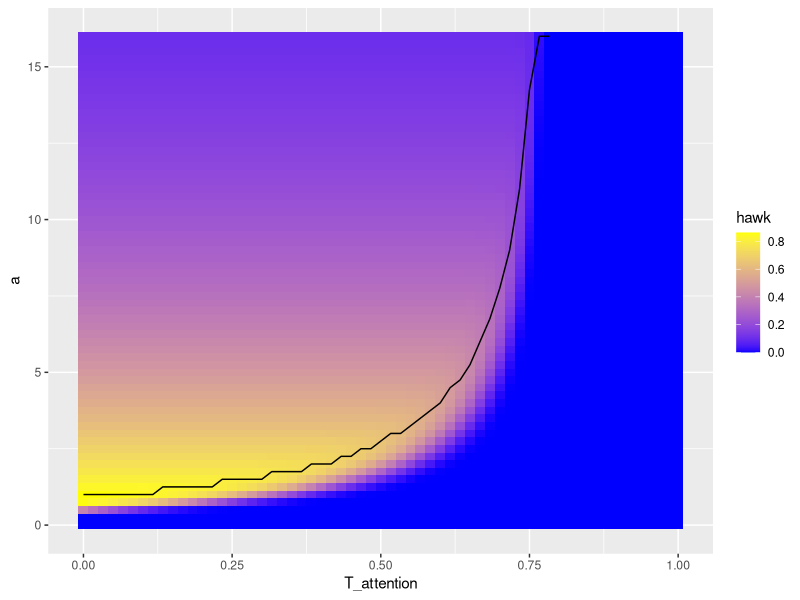
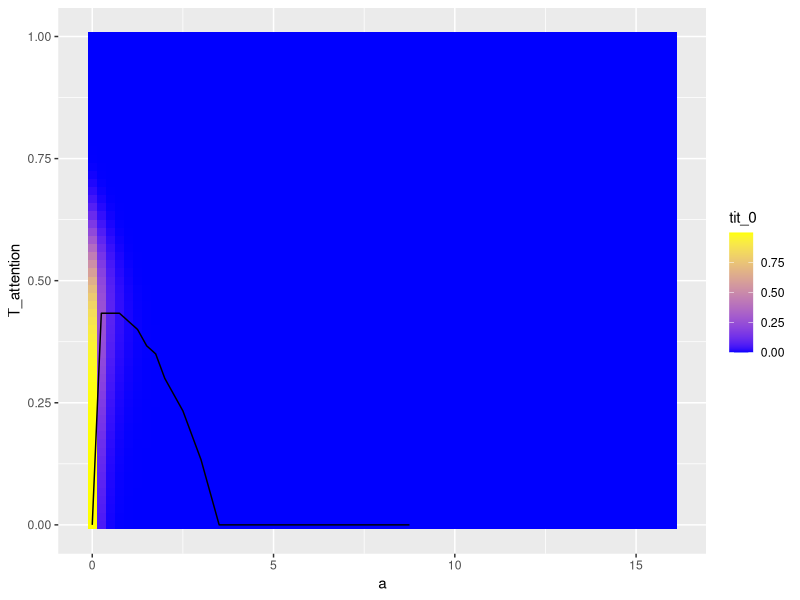
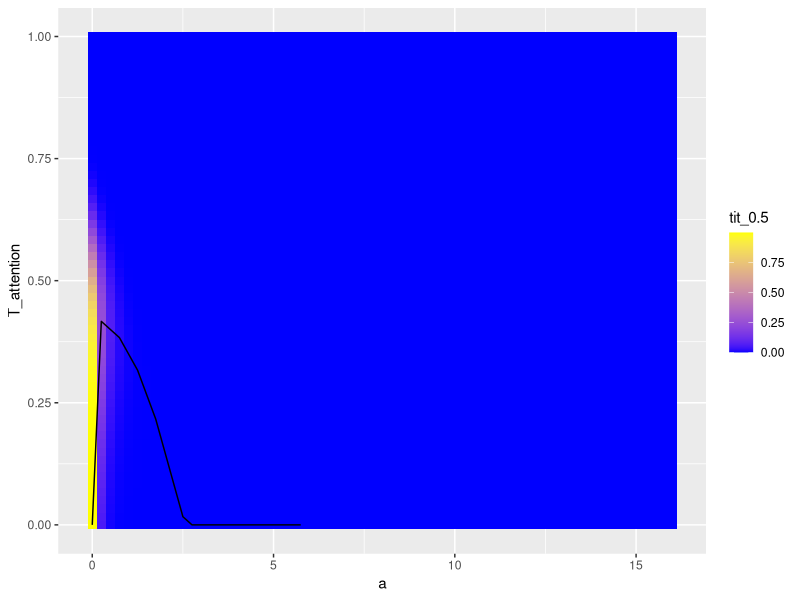
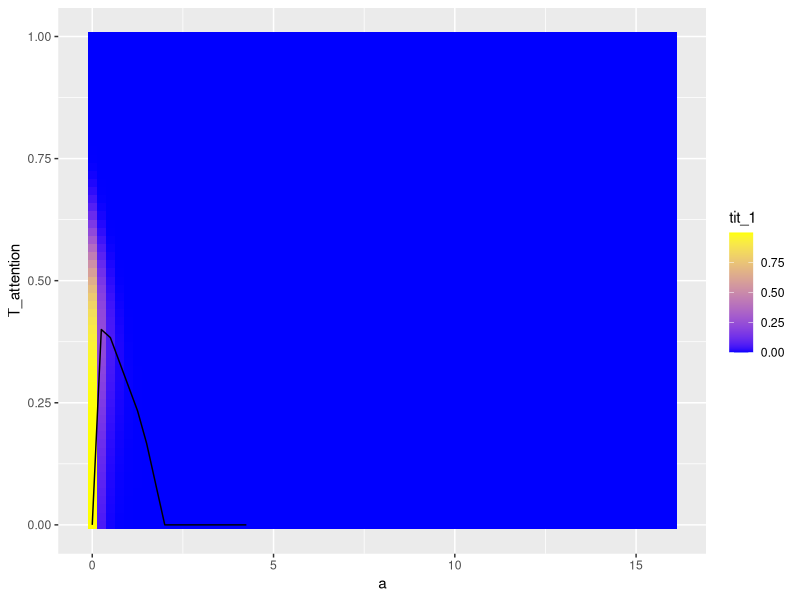
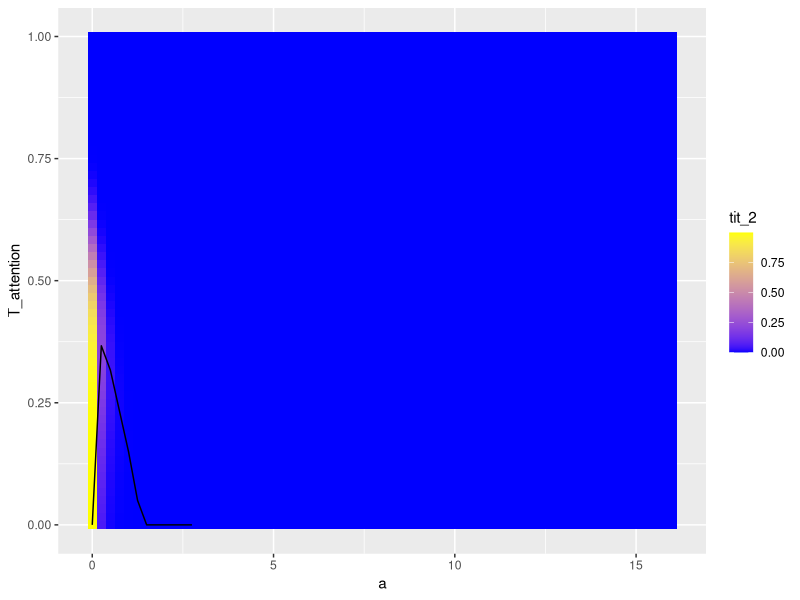

The R script that drew these images, in order:
# sparrow_hawk_great_tit

library(fields)
library(ggplot2)
library(dplyr)

rm(list=ls())

# param definition ----
# duration in days
days <- 180
# time steps per day
# nights are not listed as steps but they take place and have duration of half 
# the time steps the not night hours have (see step_num)
step_num <- 8
# Hawk attacks per time step
a <- NA
# additional false hawk attack rate based on a
a_false <- NA
# prob mortal injury/attack for hawk
i <- 0.0001
# attention tit pays to hawks (strength of anti-predator behavior)
T_attention <- NA
# predators/prey ratio
r <- 0.01

# time steps of hunting/day
#H_hunt <- 12
# max fasting time steps
H_hunger_max <- 24
T_hunger_max <- 18

# hunger states assumed at simulation start
H_hunger_start <- 1
T_hunger_start <- 1

# model hawk ----
# higher T_attention, higher H_fail_eat (hawk fails to eat per time step)
# lower a (hawk attacks per time step), higher H_fail_eat
# base_success is the success a hawk has when a tit pays zero attention
H_fail_eat <- function(T_attention, a){
  base_success <- 0.6
  attention_weight <- 0.75
  res <- base_success - (attention_weight * T_attention)
  if (res < 0){
    res <- 0
  }
  return((1 - res)^a)
}


# # check function output
# atk <- 0:10
# atten <- 0:10/10
# df <- matrix(ncol = length(atk), nrow = length(atten))
# for (co in 1:length(atk)){
#   for (ro in 1:length(atten)){
#     df[ro, co] <- H_fail_eat(atten[ro], atk[co])
#   }
# }

# chance to not die due to starvation for a hawk
H_enough_food <- function(T_attention, a, step_num, days, H_hunger_max, 
                          H_hunger_start){
  steps <- days * step_num
  night <- step_num / 2
  memo <- matrix(nrow = steps, ncol = H_hunger_max)
  memo[steps, ] <- rep(1, H_hunger_max)
  
  eat <- (1 - H_fail_eat(T_attention, a))
  # print(T_attention)
  # print(eat)
  for (s in (steps - 1):1){
    # after these time steps the night begins
    if (s %% night == 0){
      # for those that cannot die this night
      for (hunger in 1:(H_hunger_max - night)){
        memo[s, hunger] <-
          (1 - eat) * memo[s + 1, hunger + night] + eat * memo[s + 1, 1]
      }
      # for those which die this night unless they eat now
      for (hunger in (H_hunger_max - (night - 1)):H_hunger_max){
        memo[s, hunger] <-  eat * memo[s + 1, 1]
      }
    } else {# time step not before night
      # not able to die
      for (hunger in 1:(H_hunger_max - 1)){
        memo[s, hunger] <-
          (1 - eat) * memo[s + 1, hunger + 1] + eat * memo[s + 1, 1]
      }
      # die this night unless they eat now
      memo[s, H_hunger_max] <- eat * memo[s + 1, 1]
    }
  }
  # return(memo)
  return(memo[1, H_hunger_start])
}

# memo <- H_enough_food(0, 4, step_num, days, H_hunger_max, H_hunger_start)
# memo2 <- H_enough_food(0.5, 1, step_num, days, H_hunger_max, H_hunger_start)
# memo3 <- H_enough_food(0.7, 4, step_num, days, H_hunger_max, H_hunger_start)
# memo4 <- H_enough_food(0.75, 4, step_num, days, H_hunger_max, H_hunger_start)


# fitness of hawks over the whole simulation
H_fit <- function(T_attention, a, step_num, days, H_hunger_max, H_hunger_start,
                  i){
  temp <- H_enough_food(T_attention, a, step_num, days, H_hunger_max, H_hunger_start)
  # print(temp)
  temp * exp(-a * step_num * days * i)
}

# H_fit(0, 4, step_num, days, H_hunger_max, H_hunger_start,i)
# H_fit(0.5, 1, step_num, days, H_hunger_max, H_hunger_start,i)
# H_fit(0.7, 5, step_num, days, H_hunger_max, H_hunger_start,i)
# H_fit(0.75, 10, step_num, days, H_hunger_max, H_hunger_start,i)
# H_fit(0.8, 10, step_num, days, H_hunger_max, H_hunger_start,i)

# model tit ----

# probability to not eat per time step
# higher T_attention, higher H_fail_eat (tit fails to eat per time step)
# higher a (hawk attacks per time step), higher H_fail_eat
# base_success is the success a tit has when a tit pays zero attention and no 
# hawk attacks present
T_fail_eat <- function(T_attention, a){
  base_success <- 0.9
  attention_weight <- 0.75
  attack_weight <- 0.1
  res <- base_success - (attention_weight * T_attention) - attack_weight * a
  if (res < 0){
    res <- 0
  }
  return(1 - res)
}


# chance to not die due to starvation for tit
T_enough_food <- function(T_attention, a, step_num, days, T_hunger_max, 
                             T_hunger_start){
  steps <- days * step_num
  night <- step_num / 2
  memo <- matrix(nrow = steps, ncol = T_hunger_max)
  memo[steps, ] <- rep(1, T_hunger_max)
  
  eat <- (1 - T_fail_eat(T_attention, a))
  # print(T_attention)
  # print(eat)
  for (s in (steps - 1):1){
    # after these time steps the night begins
    if (s %% night == 0){
      # for those that cannot die this night
      for (hunger in 1:(T_hunger_max - night)){
        memo[s, hunger] <-
          (1 - eat) * memo[s + 1, hunger + night] + eat * memo[s + 1, 1]
      }
      # for those which die this night unless they eat now
      for (hunger in (T_hunger_max - (night - 1)):T_hunger_max){
        memo[s, hunger] <-  eat * memo[s + 1, 1]
      }
    } else {# time step not before night
      # not able to die
      for (hunger in 1:(T_hunger_max - 1)){
        memo[s, hunger] <-
          (1 - eat) * memo[s + 1, hunger + 1] + eat * memo[s + 1, 1]
      }
      # die this night unless they eat now
      memo[s, T_hunger_max] <- eat * memo[s + 1, 1]
    }
  }
  # return(memo)
  return(memo[1, T_hunger_start])
}


# also not die due to hawk attack, fitness over the whole simulation
T_fit <- function(T_attention, a, a_false, step_num, days, T_hunger_max, T_hunger_start,
                  r){
  temp <- T_enough_food(T_attention, a + a * a_false, step_num, days, T_hunger_max, 
                        T_hunger_start)
  # print(temp)
  temp * exp(-(1 - H_fail_eat(T_attention, a)) * step_num * days * r)
}


# T_fit(0.5, 1, 0, step_num, days, 18, T_hunger_start, r)





# model application ----

# setting the range of a & d params and how fine the grid should be (detail)
div_T_att <- 60
max_T_att <- 1 * div_T_att
div_a <- 4
max_a <- 16 * div_a

# preparing df
res <- data.frame(a = c(sapply(0:max_a/div_a, function(y){
  rep(y, max_T_att + 1)})) , T_attention = rep(0:max_T_att/div_T_att, max_a + 1))
# calculating fitness for different param values
res$hawk <- c(sapply(0:max_a/div_a, function(a){
  sapply(0:max_T_att/div_T_att, function(t_att){
    H_fit(t_att, a, step_num, days, H_hunger_max, H_hunger_start, i)})}))

res$tit_0 <- c(sapply(0:max_a/div_a, function(a){
  sapply(0:max_T_att/div_T_att, function(t_att){
    T_fit(t_att, a, 0, step_num, days, T_hunger_max, T_hunger_start, r)})}))
res$tit_0.5 <- c(sapply(0:max_a/div_a, function(a){
  sapply(0:max_T_att/div_T_att, function(t_att){
    T_fit(t_att, a, 0.5, step_num, days, T_hunger_max, T_hunger_start, r)})}))
res$tit_1 <- c(sapply(0:max_a/div_a, function(a){
  sapply(0:max_T_att/div_T_att, function(t_att){
    T_fit(t_att, a, 1, step_num, days, T_hunger_max, T_hunger_start, r)})}))
res$tit_2 <- c(sapply(0:max_a/div_a, function(a){
  sapply(0:max_T_att/div_T_att, function(t_att){
    T_fit(t_att, a, 2, step_num, days, T_hunger_max, T_hunger_start, r)})}))


# plotting

# hawk
temp <- res %>% group_by(T_attention) %>% mutate_at(vars(-a), funs(max)) 
df_aux <- temp[res$hawk == temp$hawk & res$hawk != 0,]

ggplot(res, aes(x=T_attention, y=a, fill=hawk)) + geom_tile() +
  scale_fill_gradient(low = "blue", high = "yellow") +
  geom_line(data = df_aux, mapping = aes(x=T_attention, y=a), colour = "black")

# tit
# a_false = 0
temp <- res %>% group_by(a) %>% mutate_at(vars(-T_attention), funs(max)) 
df_aux <- temp[res$tit_0 == temp$tit_0 & res$tit_0 != 0,]

ggplot(res, aes(x=a, y=T_attention, fill=tit_0)) + geom_tile() +
  scale_fill_gradient(low = "blue", high = "yellow") +
  geom_line(data = df_aux, mapping = aes(x=a, y=T_attention), colour = "black")

# a_false = 0.5
temp <- res %>% group_by(a) %>% mutate_at(vars(-T_attention), funs(max)) 
df_aux <- temp[res$tit_0.5 == temp$tit_0.5 & res$tit_0.5 != 0,]

ggplot(res, aes(x=a, y=T_attention, fill=tit_0.5)) + geom_tile() +
  scale_fill_gradient(low = "blue", high = "yellow") +
  geom_line(data = df_aux, mapping = aes(x=a, y=T_attention), colour = "black")

# a_false = 1
temp <- res %>% group_by(a) %>% mutate_at(vars(-T_attention), funs(max)) 
df_aux <- temp[res$tit_1 == temp$tit_1 & res$tit_1 != 0,]

ggplot(res, aes(x=a, y=T_attention, fill=tit_1)) + geom_tile() +
  scale_fill_gradient(low = "blue", high = "yellow") +
  geom_line(data = df_aux, mapping = aes(x=a, y=T_attention), colour = "black")

# a_false = 2
temp <- res %>% group_by(a) %>% mutate_at(vars(-T_attention), funs(max)) 
df_aux <- temp[res$tit_2 == temp$tit_2 & res$tit_2 != 0,]

ggplot(res, aes(x=a, y=T_attention, fill=tit_2)) + geom_tile() +
  scale_fill_gradient(low = "blue", high = "yellow") +
  geom_line(data = df_aux, mapping = aes(x=a, y=T_attention), colour = "black")
